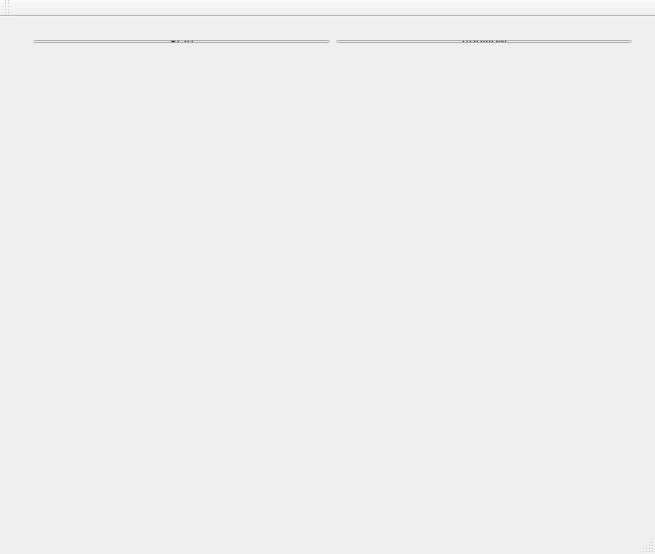
<?xml version="1.0" encoding="UTF-8"?>
<ui version="4.0">
 <class>MainWindow</class>
 <widget class="QMainWindow" name="MainWindow">
  <property name="geometry">
   <rect>
    <x>0</x>
    <y>0</y>
    <width>655</width>
    <height>554</height>
   </rect>
  </property>
  <property name="windowTitle">
   <string>MainWindow</string>
  </property>
  <widget class="QWidget" name="centralWidget">
   <widget class="QWidget" name="">
    <property name="geometry">
     <rect>
      <x>22</x>
      <y>43</y>
      <width>621</width>
      <height>471</height>
     </rect>
    </property>
    <layout class="QHBoxLayout" name="GameLayout">
     <property name="leftMargin">
      <number>0</number>
     </property>
    </layout>
   </widget>
   <widget class="QWidget" name="">
    <property name="geometry">
     <rect>
      <x>22</x>
      <y>12</y>
      <width>621</width>
      <height>25</height>
     </rect>
    </property>
    <layout class="QHBoxLayout" name="horizontalLayout">
     <item>
      <widget class="QPushButton" name="StartButton">
       <property name="text">
        <string>Start</string>
       </property>
      </widget>
     </item>
     <item>
      <widget class="QPushButton" name="AddNewButton">
       <property name="maximumSize">
        <size>
         <width>335</width>
         <height>23</height>
        </size>
       </property>
       <property name="text">
        <string>AddNew</string>
       </property>
      </widget>
     </item>
    </layout>
   </widget>
  </widget>
  <widget class="QToolBar" name="mainToolBar">
   <attribute name="toolBarArea">
    <enum>TopToolBarArea</enum>
   </attribute>
   <attribute name="toolBarBreak">
    <bool>false</bool>
   </attribute>
  </widget>
  <widget class="QStatusBar" name="statusBar"/>
 </widget>
 <layoutdefault spacing="6" margin="11"/>
 <resources/>
 <connections/>
</ui>
